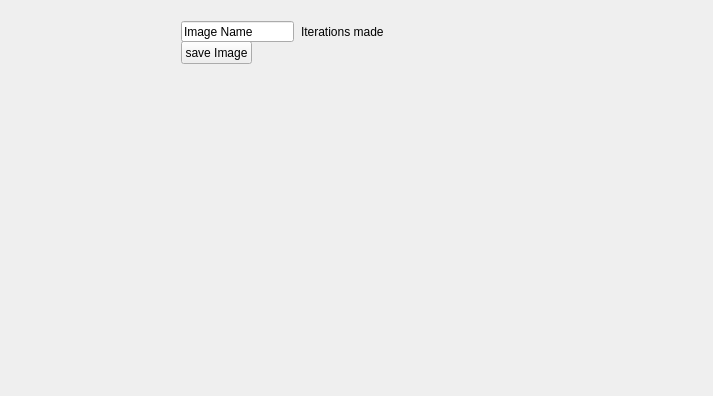
<?xml version="1.0" encoding="UTF-8"?>
<ui version="4.0">
 <class>PlotWindow</class>
 <widget class="QWidget" name="PlotWindow">
  <property name="geometry">
   <rect>
    <x>0</x>
    <y>0</y>
    <width>713</width>
    <height>396</height>
   </rect>
  </property>
  <property name="windowTitle">
   <string>Form</string>
  </property>
  <layout class="QHBoxLayout" name="horizontalLayout">
   <item>
    <widget class="QCustomPlot" name="customPlot" native="true">
     <widget class="QPushButton" name="pushButton_saveImage">
      <property name="geometry">
       <rect>
        <x>170</x>
        <y>30</y>
        <width>71</width>
        <height>23</height>
       </rect>
      </property>
      <property name="text">
       <string>save Image</string>
      </property>
     </widget>
     <widget class="QLineEdit" name="lineEdit_ImageName">
      <property name="geometry">
       <rect>
        <x>170</x>
        <y>10</y>
        <width>113</width>
        <height>21</height>
       </rect>
      </property>
      <property name="text">
       <string>Image Name</string>
      </property>
     </widget>
     <widget class="QLabel" name="label_iterations">
      <property name="geometry">
       <rect>
        <x>290</x>
        <y>10</y>
        <width>111</width>
        <height>21</height>
       </rect>
      </property>
      <property name="text">
       <string>Iterations made</string>
      </property>
     </widget>
    </widget>
   </item>
  </layout>
 </widget>
 <customwidgets>
  <customwidget>
   <class>QCustomPlot</class>
   <extends>QWidget</extends>
   <header location="global">qcustomplot.h</header>
   <container>1</container>
  </customwidget>
 </customwidgets>
 <resources/>
 <connections/>
</ui>
